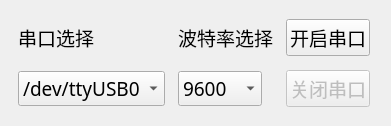
   <widget class="QWidget" name="gridLayoutWidget">
    <property name="geometry">
     <rect>
      <x>100</x>
      <y>40</y>
      <width>391</width>
      <height>126</height>
     </rect>
    </property>
    <layout class="QGridLayout" name="gridLayout">
     <item row="0" column="0">
      <widget class="QLabel" name="label_1">
       <property name="enabled">
        <bool>true</bool>
       </property>
       <property name="sizePolicy">
        <sizepolicy hsizetype="Fixed" vsizetype="Fixed">
         <horstretch>0</horstretch>
         <verstretch>0</verstretch>
        </sizepolicy>
       </property>
       <property name="font">
        <font>
         <family>微软雅黑</family>
         <pointsize>14</pointsize>
         <weight>50</weight>
         <italic>false</italic>
         <bold>false</bold>
        </font>
       </property>
       <property name="text">
        <string>串口选择</string>
       </property>
       <property name="textFormat">
        <enum>Qt::AutoText</enum>
       </property>
       <property name="scaledContents">
        <bool>false</bool>
       </property>
       <property name="alignment">
        <set>Qt::AlignLeading|Qt::AlignLeft|Qt::AlignTop</set>
       </property>
       <property name="wordWrap">
        <bool>false</bool>
       </property>
       <property name="openExternalLinks">
        <bool>false</bool>
       </property>
       <property name="textInteractionFlags">
        <set>Qt::LinksAccessibleByMouse</set>
       </property>
      </widget>
     </item>
     <item row="0" column="1">
      <widget class="QLabel" name="label_3">
       <property name="enabled">
        <bool>true</bool>
       </property>
       <property name="sizePolicy">
        <sizepolicy hsizetype="Fixed" vsizetype="Fixed">
         <horstretch>0</horstretch>
         <verstretch>0</verstretch>
        </sizepolicy>
       </property>
       <property name="font">
        <font>
         <family>微软雅黑</family>
         <pointsize>14</pointsize>
        </font>
       </property>
       <property name="text">
        <string>波特率选择</string>
       </property>
       <property name="textFormat">
        <enum>Qt::AutoText</enum>
       </property>
       <property name="scaledContents">
        <bool>false</bool>
       </property>
       <property name="alignment">
        <set>Qt::AlignLeading|Qt::AlignLeft|Qt::AlignTop</set>
       </property>
       <property name="wordWrap">
        <bool>false</bool>
       </property>
       <property name="openExternalLinks">
        <bool>false</bool>
       </property>
       <property name="textInteractionFlags">
        <set>Qt::LinksAccessibleByMouse</set>
       </property>
      </widget>
     </item>
     <item row="1" column="0">
      <widget class="QComboBox" name="port_Box">
       <property name="sizePolicy">
        <sizepolicy hsizetype="Fixed" vsizetype="Fixed">
         <horstretch>0</horstretch>
         <verstretch>0</verstretch>
        </sizepolicy>
       </property>
       <property name="font">
        <font>
         <family>微软雅黑</family>
         <pointsize>14</pointsize>
        </font>
       </property>
       <property name="currentText">
        <string>/dev/ttyUSB0</string>
       </property>
       <item>
        <property name="text">
         <string>/dev/ttyUSB0</string>
        </property>
       </item>
       <item>
        <property name="text">
         <string>/dev/ttyUSB1</string>
        </property>
       </item>
       <item>
        <property name="text">
         <string>/dev/ttyUSB2</string>
        </property>
       </item>
      </widget>
     </item>
     <item row="0" column="2">
      <widget class="QPushButton" name="open_Button">
       <property name="sizePolicy">
        <sizepolicy hsizetype="Fixed" vsizetype="Fixed">
         <horstretch>0</horstretch>
         <verstretch>0</verstretch>
        </sizepolicy>
       </property>
       <property name="font">
        <font>
         <family>微软雅黑</family>
         <pointsize>14</pointsize>
        </font>
       </property>
       <property name="text">
        <string>开启串口</string>
       </property>
      </widget>
     </item>
     <item row="1" column="1">
      <widget class="QComboBox" name="baudRate_Box">
       <property name="sizePolicy">
        <sizepolicy hsizetype="Fixed" vsizetype="Fixed">
         <horstretch>0</horstretch>
         <verstretch>0</verstretch>
        </sizepolicy>
       </property>
       <property name="font">
        <font>
         <family>微软雅黑</family>
         <pointsize>14</pointsize>
        </font>
       </property>
       <property name="currentText">
        <string>9600</string>
       </property>
       <item>
        <property name="text">
         <string>9600</string>
        </property>
       </item>
       <item>
        <property name="text">
         <string>19200</string>
        </property>
       </item>
       <item>
        <property name="text">
         <string>38400</string>
        </property>
       </item>
       <item>
        <property name="text">
         <string>57600</string>
        </property>
       </item>
      </widget>
     </item>
     <item row="1" column="2">
      <widget class="QPushButton" name="close_Button">
       <property name="enabled">
        <bool>false</bool>
       </property>
       <property name="sizePolicy">
        <sizepolicy hsizetype="Fixed" vsizetype="Fixed">
         <horstretch>0</horstretch>
         <verstretch>0</verstretch>
        </sizepolicy>
       </property>
       <property name="font">
        <font>
         <family>微软雅黑</family>
         <pointsize>14</pointsize>
         <weight>50</weight>
         <bold>false</bold>
        </font>
       </property>
       <property name="text">
        <string>关闭串口</string>
       </property>
      </widget>
     </item>
    </layout>
   </widget>
